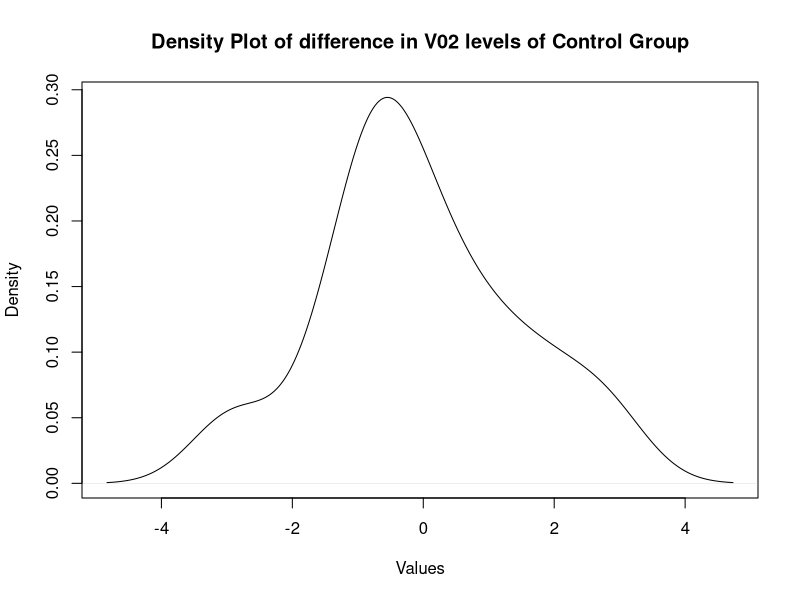
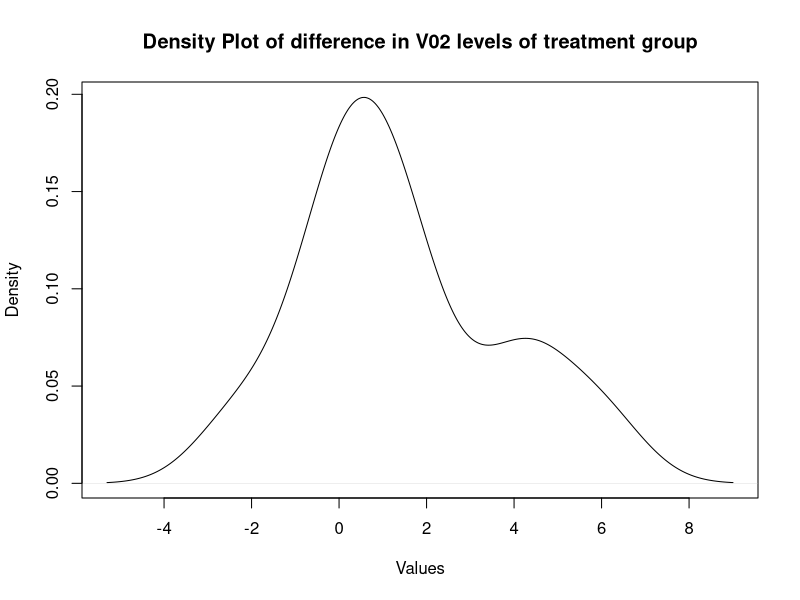
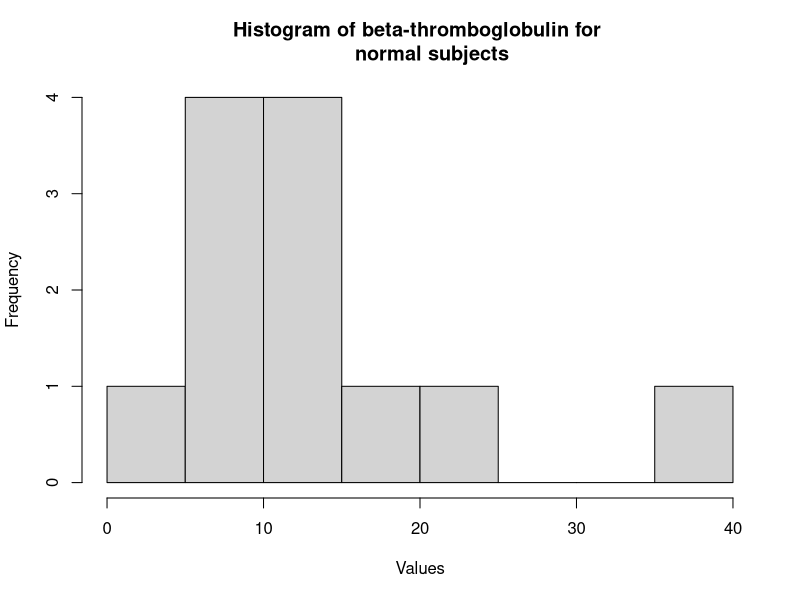
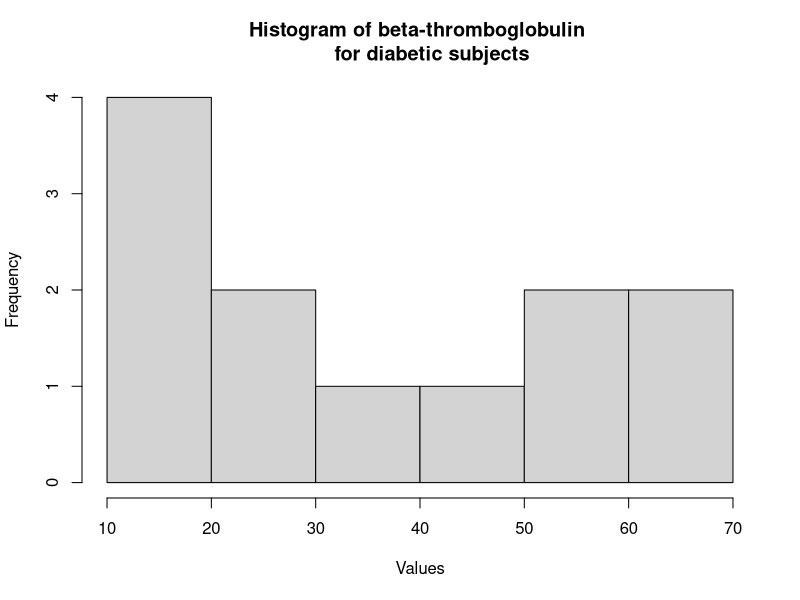
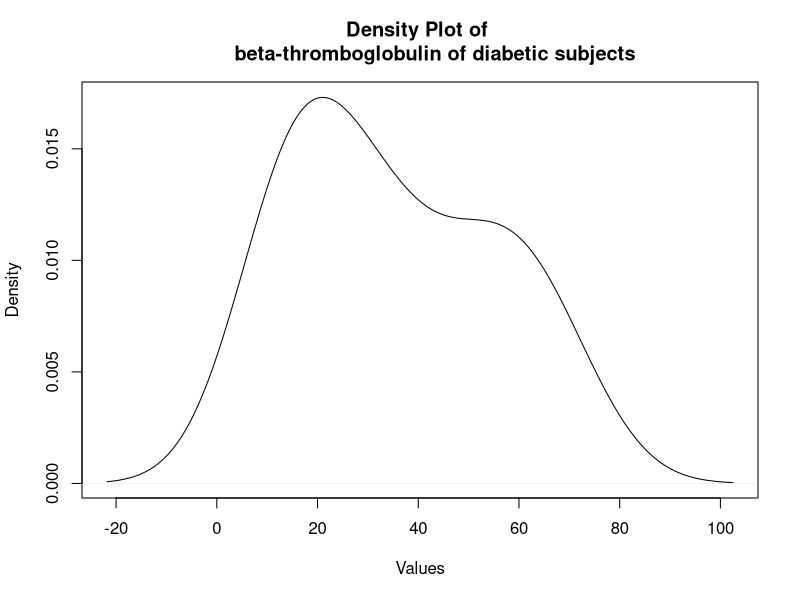
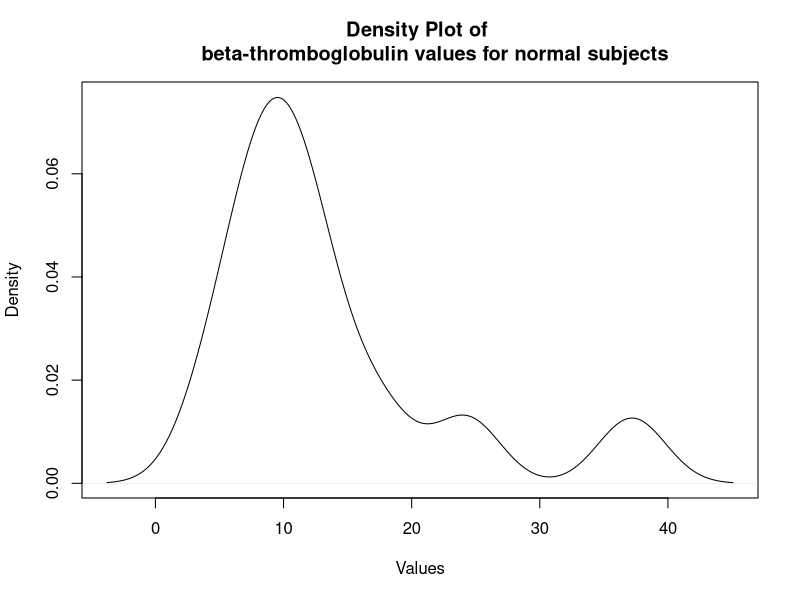
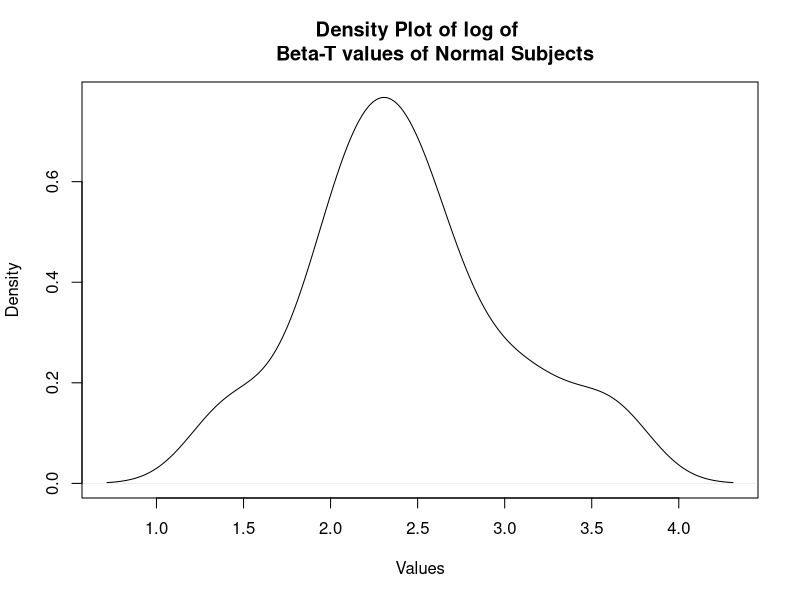
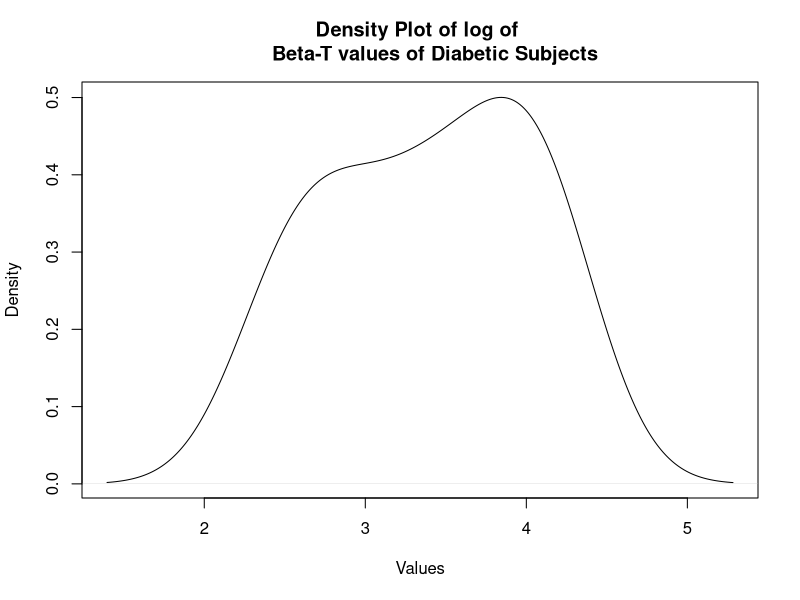

R code for these plots, in order:
## ---- chunk 1
knitr::opts_chunk$set(echo = TRUE)
## ---- chunk 2
degrees_of_freedom <- 11.6
sd_men <- 3
sd_women <- 2.5
n<- 7
## ---- chunk 3
delta_Ht <- 68.5 - 65.5
## ---- chunk 4
se <- sqrt((sd_men^2/n) + sd_women^2/n)
se
## ---- chunk 5
q <- qt(.975,df=11.62)
lower <- delta_Ht - q * se
upper <- delta_Ht + q * se
print(paste("The 95% confidence interval of the mean of difference of average 
            height of men and women going to the uni is", lower, " and" ,upper))
## ---- chunk 6
n_treat <- 592
n_control <- 154

mu_treat <- 16.8
sd_treat <- 15.9

mu_control <- 24.3
sd_control <- 17.3

## ---- chunk 7
var_treat <- 15.9^2
var_control <- 17.3^2

print(paste("The variance of control group is",var_control,
            "and that of treatment group is",var_treat))
## ---- chunk 8
deg_freedom <- (var_treat/n_treat + var_control/n_control)^2 /
((var_treat/n_treat)^2/(n_treat-1)+
   (var_control/n_control)^2/(n_control-1))

deg_freedom
## ---- chunk 9
se <- sqrt(var_treat/n_treat + var_control/n_control) 
delta_ht <- mu_control - mu_treat
t.Welch <- delta_ht/se
t.Welch
## ---- chunk 10
2*(1-pt(t.Welch,df=deg_freedom))
## ---- chunk 11
lower <- delta_ht - qt(0.975,df=deg_freedom) * se
upper <- delta_ht + qt(0.975,df=deg_freedom) * se

print(paste("Hence, the 95% confidence interval of the average difference between number of weeks worked by treatment and control group is", lower, "and", upper))
## ---- chunk 12
n_A <- 100
n_B <- 100

mu_A <- 61
sd_A <- 10

mu_B<- 59
sd_B <- 13
## ---- chunk 13
var_A <- sd_A^2
var_B <- sd_B^2
print(paste("Variance of group A is" ,var_A))
print(paste("Variance of group B is", var_B))
## ---- chunk 14
delta_hat <- mu_A - mu_B
se <- sqrt(var_A/n_A + var_B/n_B)
t.Welch <- delta_hat/se
t.Welch
## ---- chunk 15
degrees_freedom <- ((var_A/n_A + var_B/n_B)^2) /((var_A/n_A)^2/(n_A-1) + (var_B/n_B)^2/(n_B-1))
degrees_freedom
## ---- chunk 16
p_value <- 2 * (1-pt(t.Welch,df = degrees_freedom))
p_value
## ---- chunk 17
q <- qt(0.95,df = degrees_freedom)
lower <- delta_hat - q * se
upper <- delta_hat + q * se
print(paste("Hence, the 90% confidence interval of the average score difference between  group A and group B is", lower, "and", upper))
## ---- chunk 18
treatment_group <- c(-2.3, -0.7, -0.2, 0.1, 0.5, 0.8, 0.9, 1.6, 2.0, 3.9, 4.5, 6.0)
control_group <- c(-2.9, -1.5, -0.9, -0.8, -0.7, -0.5, -0.2, 0.2, 0.6, 1.2, 1.9, 2.8)
## ---- chunk 19
var(treatment_group)
var(control_group)
## ---- chunk 20

plot(density(control_group), main = "Density Plot of difference in V02 levels of Control Group", xlab = "Values")
## ---- chunk 21
plot(density(treatment_group), main = "Density Plot of difference in V02 levels of treatment group", xlab = "Values")
## ---- chunk 22
n_treatment <- 12
n_control <- 12
mean_treatment <- mean(treatment_group)
mean_control <- mean(control_group)
sd_treatment <- sd(treatment_group)
sd_treatment <- sd(control_group)
var_treatment <- var(treatment_group)
var_control <- var(control_group)

se <- sqrt(var_treatment/12 + var_control/12)

delat_hat <- mean_treatment - mean_control

print(paste("standard error of the differences is given by",se))

## ---- chunk 23
se
## ---- chunk 24
t.Welch <- delat_hat/se
t.Welch
## ---- chunk 25
delta_hat <- mean_treatment - mean_control
delta_hat
## ---- chunk 26
degrees_free <- (var_treatment/12 + var_control/12)^2 /(((var_treatment/12)^2/(12-1)) + ((var_control/12)^2/(12-1)))

degrees_free

## ---- chunk 27
p <- (1 - pt(abs(t.Welch), df = degrees_free))
p
## ---- chunk 28
q <- qt(0.975,df = degrees_free)
lower <- delta_hat - q *se
upper <- delta_hat + q * se
print(paste("The 95% confidence interval of the mean of difference in V02 level of treatment and control group is", lower, " and" ,upper))
## ---- chunk 29

n = 10

mu_no_coffee <- 53
sd_no_coffee <- 19

mu_coffee <- 41.5
sd_coffee <- 17

mu_dif <- 11.5
sd_dif <- 21
## ---- chunk 30
t.stat<- (mu_dif-0)/(sd_dif/sqrt(n))
t.stat
## ---- chunk 31
right <- 1-pt(t.stat, df = n - 1)
right
## ---- chunk 32
left <- pt(t.stat, df = n - 1)
right
## ---- chunk 33
2*min(right,left)
## ---- chunk 34
q <- qt(.975, df = n-1)
mu_dif - q * sd_dif / sqrt(n)
mu_dif + q * sd_dif / sqrt(n)
## ---- chunk 35
normal <- c(4.1 ,6.3, 7.8, 8.5 ,8.9 ,10.4,11.5 ,12.0 ,13.8 ,17.6 ,24.3 ,37.2)
diabetic <- c(11.5,12.1 ,16.1, 17.8 ,24.0, 28.8,33.9 ,40.7, 51.3, 56.2 ,61.7, 69.2)
## ---- chunk 36
hist(normal, main = "Histogram of beta-thromboglobulin for 
     normal subjects ", xlab = "Values", col = "lightgrey", border = "black")
## ---- chunk 37
hist(diabetic, main = "Histogram of beta-thromboglobulin 
     for diabetic subjects ", xlab = "Values", col = "lightgrey", border = "black")
## ---- chunk 38
plot(density(diabetic), main = "Density Plot of 
     beta-thromboglobulin of diabetic subjects", xlab = "Values")
## ---- chunk 39
plot(density(normal), main = "Density Plot of 
     beta-thromboglobulin values for normal subjects", xlab = "Values")
## ---- chunk 40
plot(density(log(normal)), main = "Density Plot of log of 
     Beta-T values of Normal Subjects", xlab = "Values")
## ---- chunk 41
plot(density(log(diabetic)), main = "Density Plot of log of 
     Beta-T values of Diabetic Subjects", xlab = "Values")
## ---- chunk 42
plot(density(sqrt(normal)), main = "Density Plot of 
     square root of Beta-T values of Normal Subjects", xlab = "Values")
## ---- chunk 43
plot(density(sqrt(diabetic)), main = "Density Plot of 
     square root of Beta-T values of Diabetic Subjects", xlab = "Values")
## ---- chunk 44
normal_log <- log(normal)       # apply log
diabetic_log <- log(diabetic)
mean_normal <- mean(normal_log) # find mean
mean_diabetic <- mean(diabetic_log)
Delta.hat <- mean_diabetic - mean_normal # calculate difference
## ---- chunk 45
var1 <- var(normal_log)
var2 <- var(diabetic_log)
n1 <- 12
n2 <- 12
se <- sqrt(var1/n1 + var2/n2)
print(paste("standard error for log of two sample is given by", se))


t.Welch = Delta.hat / se
print(paste("T static for Welchs test is",t.Welch))
## ---- chunk 46
nu <- (var1/n1 + var2/n2)^2 /((var1/n1)^2/(n1-1) + (var2/n2)^2/(n2-1))
print(nu)
## ---- chunk 47
P.value <- (1 - pt(abs(t.Welch), df = nu))
P.value
## ---- chunk 48
P.value <- 2 * (1 - pt(abs(t.Welch), df = nu))
P.value
## ---- chunk 49
q<- qt(0.975, df=nu)


lower <- Delta.hat - q * se
upper <- Delta.hat + q * se

#convert back to original scale

lower <- exp(lower)
upper <- exp(upper)

print(paste("The 95% confidence interval of the mean of difference in Beta-thromboglobulin level of diabetic and normal group is", lower, " and" ,upper))
